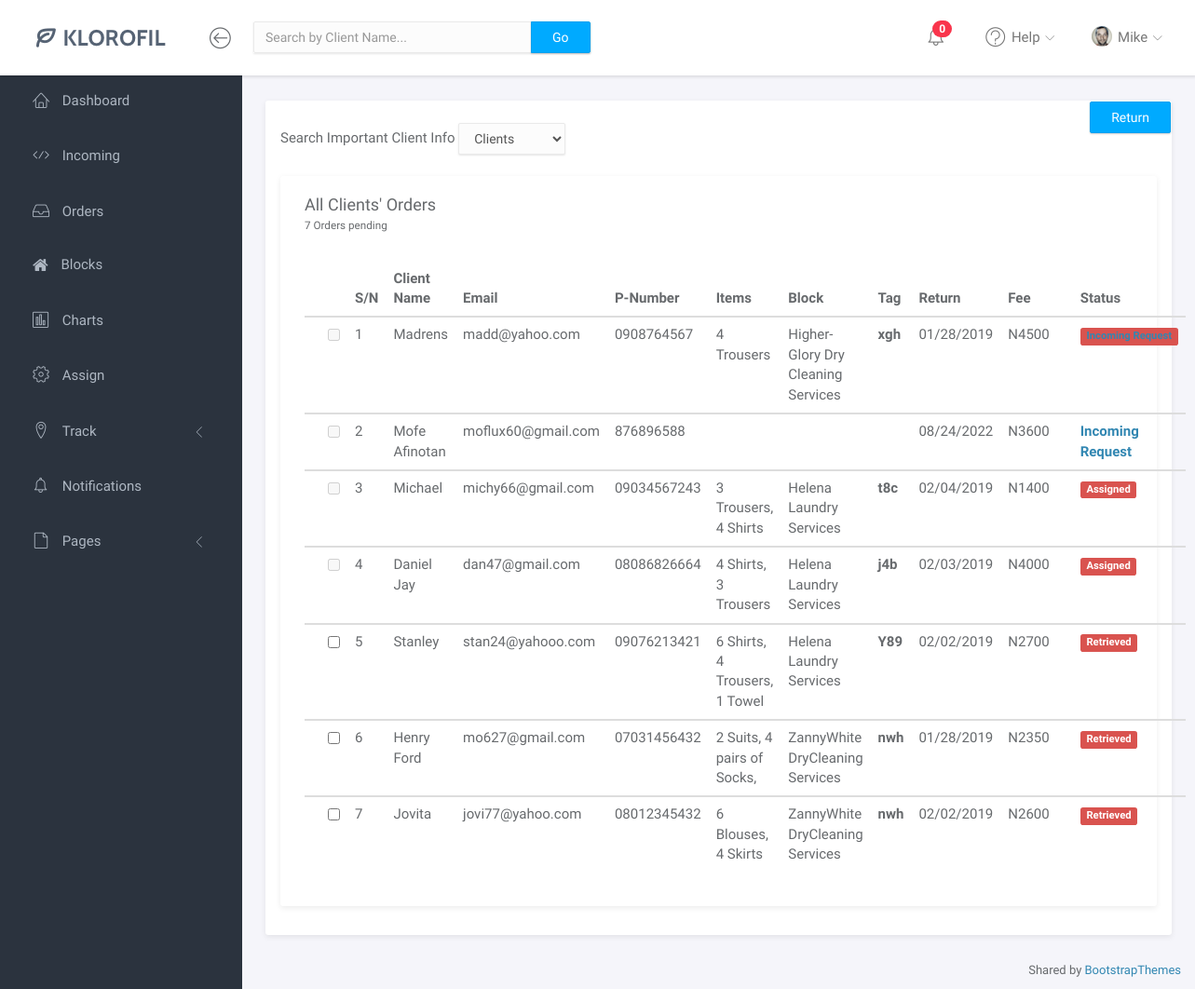
The app's page /admin/track_c.php (signed in) with its own data.
### tables this page shows
CREATE TABLE IF NOT EXISTS `clients` (
  `O-ID` int NOT NULL AUTO_INCREMENT,
  `NAME` text NOT NULL,
  `EMAIL` text NOT NULL,
  `PNUMBER` varchar(20) NOT NULL,
  `ADDRESS` text NOT NULL,
  `PICKUP` text NOT NULL,
  `ITEMS` text NOT NULL,
  `SERVICE` text NOT NULL,
  `PAYMENT` int NOT NULL,
  `RETURN` text NOT NULL,
  `STATUS` int NOT NULL DEFAULT '0',
  PRIMARY KEY (`O-ID`)
);

CREATE TABLE IF NOT EXISTS `tagging` (
  `O-ID` int NOT NULL,
  `BLOCK` text NOT NULL,
  `ITEMS` text NOT NULL,
  `SERVICE` text NOT NULL,
  `TAG` varchar(3) NOT NULL,
  `DUE_DATE` date NOT NULL
);

### admin/track_c.php (the view, shortened to what this page needs)
<?php
include ("connect.php");
	?>
<!doctype html>
<html lang="en">
<head>
	<link rel="stylesheet" href="assets/vendor/bootstrap/css/bootstrap.min.css">
	<link rel="stylesheet" href="assets/vendor/font-awesome/css/font-awesome.min.css">
	<link rel="stylesheet" href="assets/vendor/linearicons/style.css">
	<link rel="stylesheet" href="assets/css/main.css">
    <link rel="stylesheet" href="https://cdnjs.cloudflare.com/ajax/libs/chosen/1.8.7/chosen.css" />
</head>
<body>
	<div id="wrapper">
		<?php include ("navbar.php");?>
		<?php include ("sidebar.php");?>
		<div class="main">
			<div class="main-content">
				<div class="container-fluid">
					<div class="panel panel-profile">
						<div class="clearfix">
                           <form class="navbar-form navbar-left" method="post" enctype="multipart/form-data">
						   Search Important Client Info
							  <select class="form-control" id="myselect"  name="clients" onchange="showResult(this.value)">
							      <option value="">Clients</option>
							   </select><br>
				           </form>
							<form action="finish.php" method="post" enctype="multipart/form-data">
							<div class="pull-right">
							<input type="submit" class="btn btn-primary" name="finish" value="Return">
							</div>
							<br>
						    <div class="col-md-12">
							<div class="panel">
								<div class="panel-heading">
									<h3 class="panel-title">All Clients' Orders<br>
									<?php
							        $sql = "SELECT * FROM CLIENTS where `STATUS` < 4 ";
                                    if ($result = mysqli_query ($conn, $sql)){
	                                $rowcount = mysqli_num_rows ($result);
	                                echo ('<small>'.$rowcount." Orders pending".'</small>');
							   }
							    ?>
									</h3>
								</div>
								<div class="panel-body">
									<table class="table table-hover" id="myTable" >
										<thead>
											<tr>
											    <th></th>
												<th>S/N</th>
												<th>Client Name</th>
												<th>Email</th>
												<th>P-Number</th>
												<th>Items</th>
												<th>Block</th>
												<th>Tag</th>
												<th>Return</th>
												<th>Fee</th>
												<th>Status</th>
											</tr>
										</thead>
										<?php
										$i = 0;
										$sql = 'SELECT * FROM clients LEFT JOIN TAGGING ON clients.`O-ID` = tagging.`O-ID` AND tagging.`ITEMS` order by status;';
                                        $result = mysqli_query($conn, $sql);
                                        if (mysqli_num_rows($result) > 0) {
                                        while($row = mysqli_fetch_assoc($result)) {
										$status = $row['STATUS'];
										$date = $row['RETURN'];
										$return = date( 'Y-m-d', strtotime($date ));
								        $now = date('Y-m-d')
                                        ?>
										<tbody>
											<tr>
											    <td><input type="checkbox" name="id[]" onclick="toggle_highlight(this)" value="<?php echo $row['O-ID']?>" <?php if ($status != 3) echo "disabled"; ?> ></td>
											    <td><?php echo ++$i; ?></td>
								                <td><?php echo $row['NAME']; ?></td>
												<td><?php echo $row['EMAIL']; ?></td>
												<td><?php echo $row['PNUMBER']; ?></td>
												<td><?php echo $row['ITEMS']; ?></td>
												<td><?php echo $row['BLOCK']; ?></td>
												<td><b><?php echo $row['TAG']; ?></b></td>
												<td><?php echo $row['RETURN']; ?></td>
												<td><?php echo "N".$row['PAYMENT']; ?></td>
												<td><span class="<?php if($now >= $return && $status < 4){echo "label label-danger";} else{
												               if ($status == 4){echo "label label-success";}
															   if ($status == 3){echo "label label-primary";}
															   if ($status == 2){echo "label label-warning";}
															   if ($status == 1){echo "label label-info";}
												}
												?>"><?php
												     if ($status == 0){echo '<a href="Incoming.php">'.'<b>'."Incoming Request".'</b>'.'</a>';}
													 if ($status == 2){echo '<b>'."Assigned".'<b>';}
												     if ($status == 3){echo '<b>'."Retrieved".'<b>';}
												    ?>
												</span>
												</td>
											</tr>
										</tbody>
										<?php
                                        }
                                    } else {
                                       echo '0 results';
									}
                                    ?>
									</table>
								</div>
							</div>
						</div><br>
						</form>
						</div>
					</div>
				</div>
			</div>
		</div>
		<footer>
			<div class="container-fluid">
				<p class="copyright">Shared by <i class="fa fa-love"></i><a href="https://bootstrapthemes.co">BootstrapThemes</a>
</p>
			</div>
		</footer>
	</div>
</body>
</html>

### admin/assets/css/main.css (style rules this page uses)
html { position: relative; min-height: 100%; }
body { background-color: #F3F5F8; font-family: "Source Sans Pro", sans-serif; font-size: 15px; color: #676a6d; }
a { color: #3287B2; }
th { font-weight: 600; }
footer { position: absolute; bottom: 0; right: 0; padding-top: 15px; padding-bottom: 10px; }
.copyright { margin-bottom: 0; text-align: right; font-size: 13px; }
#wrapper .main { -webkit-transition: all 0.3s ease-in-out; -moz-transition: all 0.3s ease-in-out; -ms-transition: all 0.3s ease-in-out; -o-transition: all 0.3s ease-in-out; transition: all 0.3s ease-in-out; width: calc(100% - 260px); left: 0; position: relative; float: right; background-color: #f5f5fa; }
#wrapper #sidebar-nav, #wrapper .main { padding-top: 80px; }
.main-content { padding: 28px 10px; }
.navbar-form { padding: 15px; border: 0; }
.form-control { -moz-box-shadow: 0px 1px 2px 0 rgba(0, 0, 0, 0.1); -webkit-box-shadow: 0px 1px 2px 0 rgba(0, 0, 0, 0.1); box-shadow: 0px 1px 2px 0 rgba(0, 0, 0, 0.1); -webkit-border-radius: 2px; -moz-border-radius: 2px; border-radius: 2px; border-color: #eaeaea; background-color: #fcfcfc; }
.btn { -webkit-border-radius: 2px; -moz-border-radius: 2px; border-radius: 2px; -moz-box-shadow: 0px 1px 2px 0 rgba(0, 0, 0, 0.2); -webkit-box-shadow: 0px 1px 2px 0 rgba(0, 0, 0, 0.2); box-shadow: 0px 1px 2px 0 rgba(0, 0, 0, 0.2); padding: 6px 22px; }
.btn-primary { background-color: #00AAFF; border-color: #00a0f0; }
.panel { -webkit-border-radius: 3px; -moz-border-radius: 3px; border-radius: 3px; -moz-box-shadow: 0 2px 6px rgba(0, 0, 0, 0.08); -webkit-box-shadow: 0 2px 6px rgba(0, 0, 0, 0.08); box-shadow: 0 2px 6px rgba(0, 0, 0, 0.08); background-color: #fff; margin-bottom: 30px; }
.panel .panel-heading, .panel .panel-body, .panel .panel-footer { padding-left: 25px; padding-right: 25px; }
.panel .panel-heading { padding-top: 20px; padding-bottom: 20px; position: relative; }
.panel .panel-heading .panel-title { margin: 0; font-size: 18px; font-weight: 300; }
.panel .panel-body { padding-top: 10px; padding-bottom: 15px; }
.panel .table > thead > tr > td:first-child, .panel .table > thead > tr > th:first-child, .panel .table > tbody > tr > td:first-child, .panel .table > tbody > tr > th:first-child, .panel .table > tfoot > tr > td:first-child, .panel .table > tfoot > tr > th:first-child { padding-left: 25px; }
.panel .table > thead > tr > td:last-child, .panel .table > thead > tr > th:last-child, .panel .table > tbody > tr > td:last-child, .panel .table > tbody > tr > th:last-child, .panel .table > tfoot > tr > td:last-child, .panel .table > tfoot > tr > th:last-child { padding-left: 25px; }
.label { font-weight: normal; }
.panel-profile { position: relative; }

### records on screen
clients: NAME "Madrens", EMAIL "madd@yahoo.com", PNUMBER "0908764567", tagging.ITEMS "4 Trousers", tagging.BLOCK "Higher-Glory Dry Cleaning Services", tagging.TAG "xgh", RETURN "01/28/2019", PAYMENT "4500"
clients: NAME "Mofe Afinotan", EMAIL "moflux60@gmail.com", PNUMBER "876896588", RETURN "08/24/2022", PAYMENT "3600", shows "Incoming Request"
clients: NAME "Michael", EMAIL "michy66@gmail.com", PNUMBER "09034567243", tagging.ITEMS "3 Trousers, 4 Shirts", tagging.BLOCK "Helena Laundry Services", tagging.TAG "t8c", RETURN "02/04/2019", PAYMENT "1400", shows "Assigned"
clients: NAME "Daniel Jay", EMAIL "dan47@gmail.com", PNUMBER "08086826664", tagging.ITEMS "4 Shirts, 3 Trousers", tagging.BLOCK "Helena Laundry Services", tagging.TAG "j4b", RETURN "02/03/2019", PAYMENT "4000", shows "Assigned"
clients: NAME "Stanley", EMAIL "stan24@yahooo.com", PNUMBER "09076213421", tagging.ITEMS "6 Shirts, 4 Trousers, 1 Towel", tagging.BLOCK "Helena Laundry Services", tagging.TAG "Y89", RETURN "02/02/2019", PAYMENT "2700", shows "Retrieved"
clients: NAME "Henry Ford", EMAIL "mo627@gmail.com", PNUMBER "07031456432", tagging.ITEMS "2 Suits, 4 pairs of Socks,", tagging.BLOCK "ZannyWhite DryCleaning Services", tagging.TAG "nwh", RETURN "01/28/2019", PAYMENT "2350", shows "Retrieved"
clients: NAME "Jovita", EMAIL "jovi77@yahoo.com", PNUMBER "08012345432", tagging.ITEMS "6 Blouses, 4 Skirts", tagging.BLOCK "ZannyWhite DryCleaning Services", tagging.TAG "nwh", RETURN "02/02/2019", PAYMENT "2600", shows "Retrieved"

### other values on screen
$rowcount "0"
$fname "Mike"
$rowcount "7"
